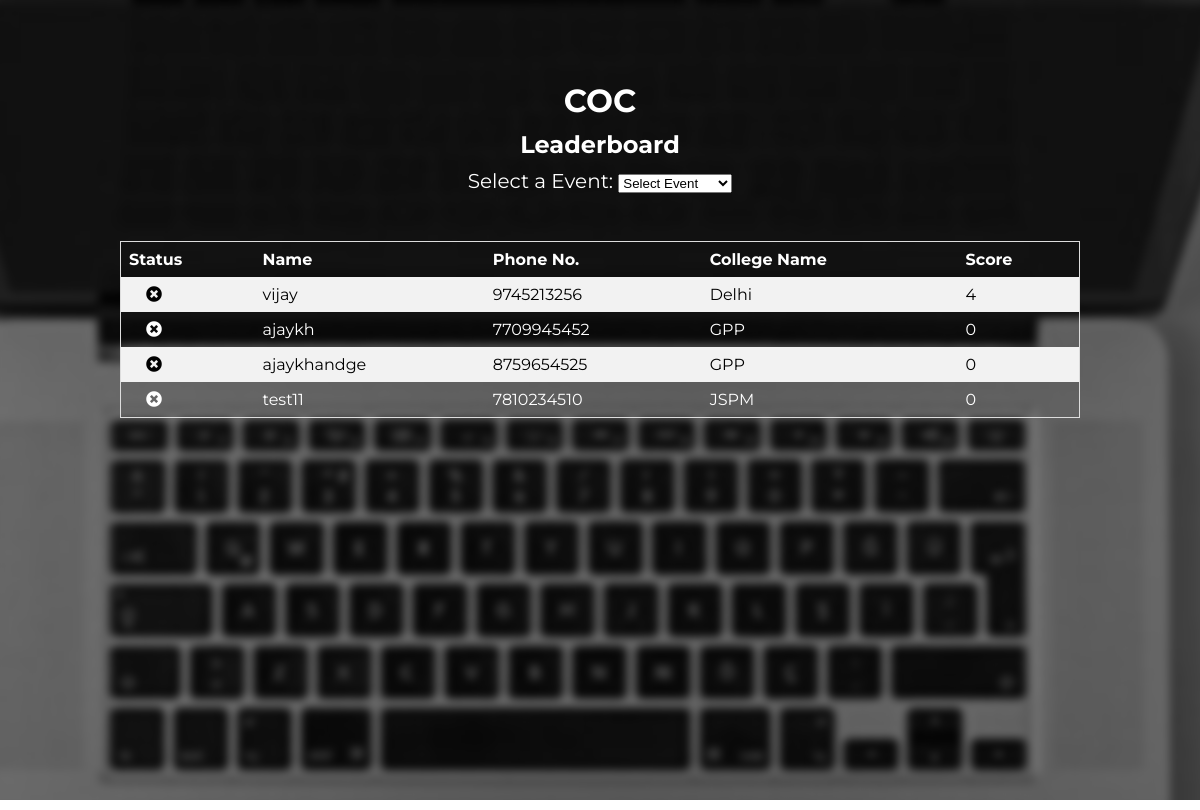
Page /leaderboard/COC (signed in) on the earlier database version.
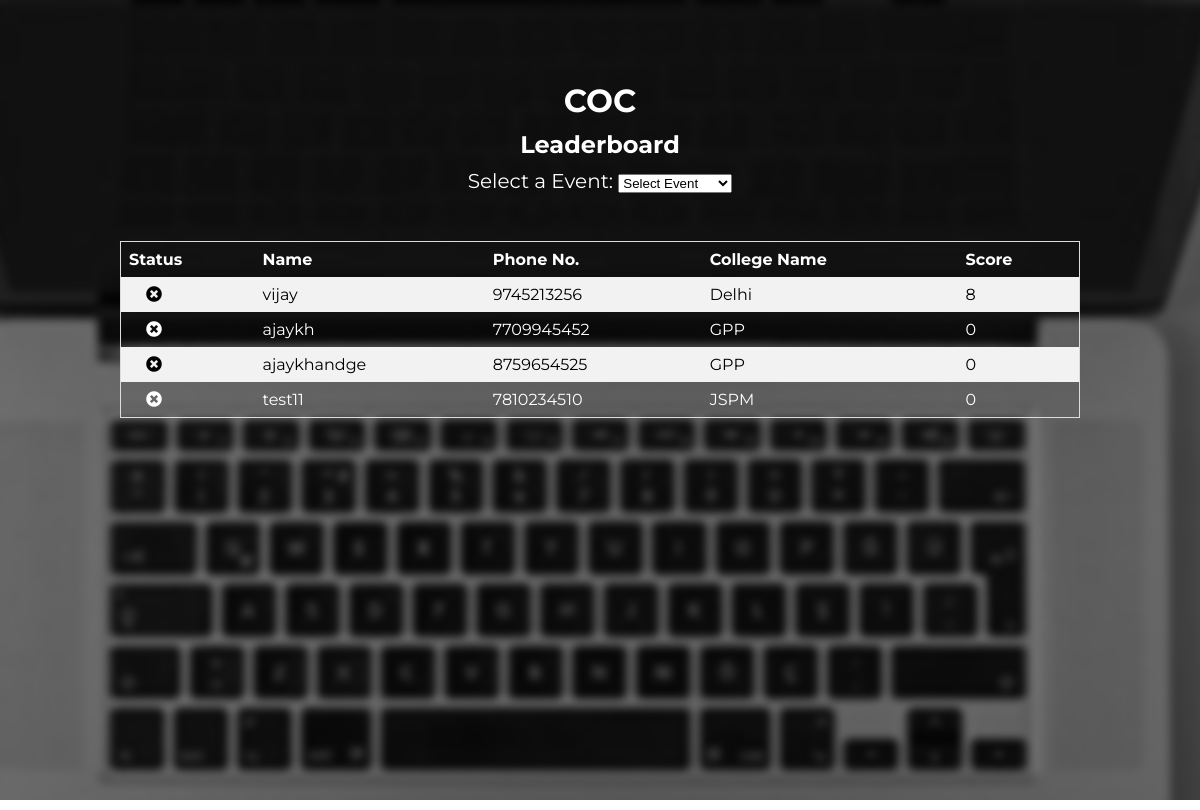
Same page on the later database version.
### quiz/models.py (models this page shows, shortened)
class QuizModel(models.Model):
    user = models.ForeignKey(User,on_delete=models.CASCADE)
    user_quiz_name = models.CharField(max_length=100,choices=QUIZES_NAME,blank=False,null=False,default='COC')
    user_quiz_attempted = models.BooleanField(blank=False,default=False)
    user_quiz_score = models.IntegerField(default=0,blank=False, null=False)

### users/models.py (models this page shows)
class Participant(models.Model):
    user = models.OneToOneField(User,on_delete=models.CASCADE,null=True,related_name='participant')
    college_name = models.CharField(max_length=100,blank=False,null=False)
    phone_no = models.CharField(max_length=10,null=False,blank=False,unique=True)
    quiz_name = models.CharField(max_length = 40,choices=QUIZES_NAME,blank=False, null=False,default=QUIZES_NAME[0])
    team_name = models.CharField(max_length=40,blank=True, null=True)
    quiz_status = models.BooleanField(default=False,blank=False, null=False)

### quiz/views.py (the view)
# urls.py: path('leaderboard/<str:quiz_name>',leaderboard,name='leaderboard'),
@user_passes_test(lambda u: u.is_superuser)
def leaderboard(request,quiz_name):
    list_users = []
    quiz_users = User.objects.exclude(is_superuser=True)
    print(quiz_users)
    '''
    for user in quiz_users:
        ans_user = UserAnswerModel.objects.filter(user=user)

        count_val=ans_user.aggregate(
        bool_col=Count(
        Case(When(user_correct_ans=True, then=Value(2)))
         ))
        print(count_val.get('bool_col'))

        list_users.append({
             'name':user.username,
             'email':user.email,
             'college_name':user.participant.college_name,
             'score':count_val.get('bool_col')
         })
        '''
    print(quiz_name)
    if(quiz_name=="COC"):
        all_quiz_users = QuizModel.objects.filter(user_quiz_name="COC").order_by('-user_quiz_score')
    elif(quiz_name=="WEBER"):
        all_quiz_users = QuizModel.objects.filter(user_quiz_name="WEBER").order_by('-user_quiz_score')
    elif(quiz_name=="HOTKEYS"):
        all_quiz_users = QuizModel.objects.filter(user_quiz_name="HOTKEYS").order_by('-user_quiz_score')
    context ={
             'list':all_quiz_users,
             "quiz_name":quiz_name
         }
    print(list_users)
    return render(request,'quiz/leaderboard.html',context)

### quiz/templates/quiz/leaderboard.html (shortened to what this page needs)
<!DOCTYPE html>
<html lang="en">
<head>
</head>
<body>
    <div class="background"></div>
    <div class="content">
        <h1 style="margin-bottom: 10px;">{{quiz_name}} </h1>
        <h2>Leaderboard</h2>
        <div class="select_quiz">
                <label for="events">Select a Event:</label>
                <select onchange="get_scores()" id="events" name="events">
                    <option value="event">Select Event</option>
                </select>
        </div>
        <br><br>
        <div class="table">
            <table>
                <tr>
                    <th>Status</th>
                    <th>Name</th>
                    <th>Phone No.</th>
                    <th>College Name</th>
                    <th>Score</th>
                 </tr>
                {% for row in list %}
                <tr>
                    {% if row.user.participant.quiz_status %}
                    <td style="padding-left: 25px;"><i class="fas fa-check-circle"></i></td>
                    {% else %}
                    <td style="padding-left: 25px;"><i class="fas fa-times-circle"></i></td>
                    {% endif %}
                    <td>{{ row.user.username }}</td>
                    <td>{{ row.user.participant.phone_no }}</td>
                    <td>{{ row.user.participant.college_name }}</td>
                    <td>{{ row.user_quiz_score }}</td>
                </tr>
                {% endfor %}
            </table>
        </div>
    </div>
</body>
</html>

### quiz/templates/quiz/leaderboard.html (style rules this page uses)
body, html { height: 100%; text-align: center; color: white; font-family: 'Montserrat', sans-serif; overflow: hidden; }
* { margin: 0; box-sizing: border-box; }
div.background { filter: blur(4px); height: calc(100% + 20px); margin-left: -10px; margin-top: -10px; width: calc(100% + 20px); background-position: center; background-repeat: no-repeat; background-size: cover; background-image: url('/static/images/bg-01.jpg') }
div.background::before { content: ""; display: block; position: absolute; top: 0; bottom: 0; left: 0; right: 0; background: rgba(0, 0, 0, 0.5); }
div.content { width: 80%; height: 80%; top: 50%; left: 50%; position: absolute; transform: translate(-50%, -50%); }
div.table { height: 80%; overflow-y: auto; }
table { border-collapse: collapse; border-spacing: 0; width: 100%; border: 1px solid #ddd; }
th, td { text-align: left; padding: 8px; }
tr:nth-child(even) { background-color: #f2f2f2; color: black; }
div.select_quiz { margin: 10px; font-size: 20px; }
div.select_quiz select option { font-size: 25px; }

Differences in the rows shown:
changed QuizModel "vijay": user_quiz_score "4" → "8"
